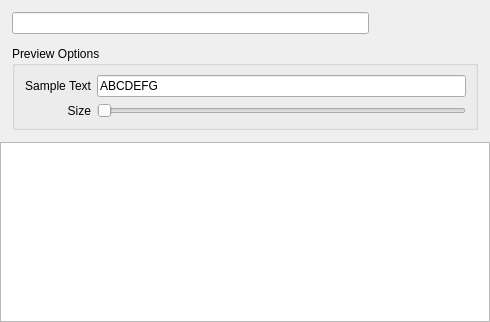
<?xml version="1.0" encoding="UTF-8"?>
<ui version="4.0">
 <class>QXFontBrowser</class>
 <widget class="QDialog" name="QXFontBrowser">
  <property name="geometry">
   <rect>
    <x>0</x>
    <y>0</y>
    <width>490</width>
    <height>322</height>
   </rect>
  </property>
  <property name="windowTitle">
   <string>Choose Font</string>
  </property>
  <layout class="QVBoxLayout" name="verticalLayout_2">
   <property name="spacing">
    <number>0</number>
   </property>
   <property name="leftMargin">
    <number>0</number>
   </property>
   <property name="topMargin">
    <number>0</number>
   </property>
   <property name="rightMargin">
    <number>0</number>
   </property>
   <property name="bottomMargin">
    <number>0</number>
   </property>
   <item>
    <layout class="QVBoxLayout" name="verticalLayout">
     <property name="spacing">
      <number>12</number>
     </property>
     <property name="leftMargin">
      <number>12</number>
     </property>
     <property name="topMargin">
      <number>12</number>
     </property>
     <property name="rightMargin">
      <number>12</number>
     </property>
     <property name="bottomMargin">
      <number>12</number>
     </property>
     <item>
      <layout class="QHBoxLayout" name="horizontalLayout_2">
       <item>
        <widget class="QLineEdit" name="searchLineEdit"/>
       </item>
       <item>
        <layout class="QHBoxLayout" name="horizontalLayout">
         <property name="spacing">
          <number>3</number>
         </property>
         <item>
          <widget class="QPushButton" name="filterButton">
           <property name="maximumSize">
            <size>
             <width>22</width>
             <height>22</height>
            </size>
           </property>
           <property name="focusPolicy">
            <enum>Qt::NoFocus</enum>
           </property>
           <property name="toolTip">
            <string>Preview Options</string>
           </property>
           <property name="styleSheet">
            <string notr="true">border: none;</string>
           </property>
           <property name="text">
            <string/>
           </property>
           <property name="icon">
            <iconset resource="QXApplication.qrc">
             <normaloff>:/images/filter.png</normaloff>:/images/filter.png</iconset>
           </property>
           <property name="iconSize">
            <size>
             <width>22</width>
             <height>22</height>
            </size>
           </property>
           <property name="autoDefault">
            <bool>false</bool>
           </property>
           <property name="flat">
            <bool>true</bool>
           </property>
          </widget>
         </item>
         <item>
          <widget class="QPushButton" name="openFileButton">
           <property name="maximumSize">
            <size>
             <width>22</width>
             <height>22</height>
            </size>
           </property>
           <property name="toolTip">
            <string>Open Font File...</string>
           </property>
           <property name="styleSheet">
            <string notr="true">border: none;</string>
           </property>
           <property name="text">
            <string/>
           </property>
           <property name="icon">
            <iconset resource="QXApplication.qrc">
             <normaloff>:/images/open-font.png</normaloff>:/images/open-font.png</iconset>
           </property>
           <property name="iconSize">
            <size>
             <width>22</width>
             <height>22</height>
            </size>
           </property>
           <property name="flat">
            <bool>true</bool>
           </property>
          </widget>
         </item>
         <item>
          <widget class="QPushButton" name="recentButton">
           <property name="maximumSize">
            <size>
             <width>22</width>
             <height>22</height>
            </size>
           </property>
           <property name="focusPolicy">
            <enum>Qt::NoFocus</enum>
           </property>
           <property name="toolTip">
            <string>History</string>
           </property>
           <property name="styleSheet">
            <string notr="true">border: none;</string>
           </property>
           <property name="text">
            <string/>
           </property>
           <property name="icon">
            <iconset resource="QXApplication.qrc">
             <normaloff>:/images/history.png</normaloff>:/images/history.png</iconset>
           </property>
           <property name="iconSize">
            <size>
             <width>22</width>
             <height>22</height>
            </size>
           </property>
           <property name="autoDefault">
            <bool>false</bool>
           </property>
           <property name="flat">
            <bool>true</bool>
           </property>
          </widget>
         </item>
         <item>
          <widget class="QPushButton" name="okButton">
           <property name="sizePolicy">
            <sizepolicy hsizetype="Fixed" vsizetype="Fixed">
             <horstretch>0</horstretch>
             <verstretch>0</verstretch>
            </sizepolicy>
           </property>
           <property name="minimumSize">
            <size>
             <width>22</width>
             <height>22</height>
            </size>
           </property>
           <property name="maximumSize">
            <size>
             <width>22</width>
             <height>22</height>
            </size>
           </property>
           <property name="focusPolicy">
            <enum>Qt::NoFocus</enum>
           </property>
           <property name="toolTip">
            <string>OK</string>
           </property>
           <property name="styleSheet">
            <string notr="true">border: none;</string>
           </property>
           <property name="text">
            <string/>
           </property>
           <property name="icon">
            <iconset resource="QXApplication.qrc">
             <normaloff>:/images/ok.png</normaloff>:/images/ok.png</iconset>
           </property>
           <property name="iconSize">
            <size>
             <width>22</width>
             <height>22</height>
            </size>
           </property>
           <property name="default">
            <bool>true</bool>
           </property>
           <property name="flat">
            <bool>true</bool>
           </property>
          </widget>
         </item>
        </layout>
       </item>
      </layout>
     </item>
     <item>
      <widget class="QGroupBox" name="previewSettingsGoupBox">
       <property name="title">
        <string>Preview Options</string>
       </property>
       <layout class="QGridLayout" name="gridLayout">
        <item row="0" column="0">
         <widget class="QLabel" name="label">
          <property name="text">
           <string>Sample Text</string>
          </property>
          <property name="alignment">
           <set>Qt::AlignRight|Qt::AlignTrailing|Qt::AlignVCenter</set>
          </property>
         </widget>
        </item>
        <item row="0" column="1">
         <widget class="QLineEdit" name="previewTextEdit">
          <property name="text">
           <string>ABCDEFG</string>
          </property>
         </widget>
        </item>
        <item row="1" column="0">
         <widget class="QLabel" name="label_2">
          <property name="text">
           <string>Size</string>
          </property>
          <property name="alignment">
           <set>Qt::AlignRight|Qt::AlignTrailing|Qt::AlignVCenter</set>
          </property>
         </widget>
        </item>
        <item row="1" column="1">
         <widget class="QSlider" name="previewFontSizeSlider">
          <property name="minimum">
           <number>20</number>
          </property>
          <property name="maximum">
           <number>100</number>
          </property>
          <property name="orientation">
           <enum>Qt::Horizontal</enum>
          </property>
         </widget>
        </item>
       </layout>
      </widget>
     </item>
    </layout>
   </item>
   <item>
    <widget class="QListView" name="fontListView"/>
   </item>
  </layout>
 </widget>
 <resources>
  <include location="QXApplication.qrc"/>
 </resources>
 <connections>
  <connection>
   <sender>okButton</sender>
   <signal>clicked()</signal>
   <receiver>QXFontBrowser</receiver>
   <slot>accept()</slot>
   <hints>
    <hint type="sourcelabel">
     <x>474</x>
     <y>436</y>
    </hint>
    <hint type="destinationlabel">
     <x>249</x>
     <y>230</y>
    </hint>
   </hints>
  </connection>
 </connections>
</ui>
